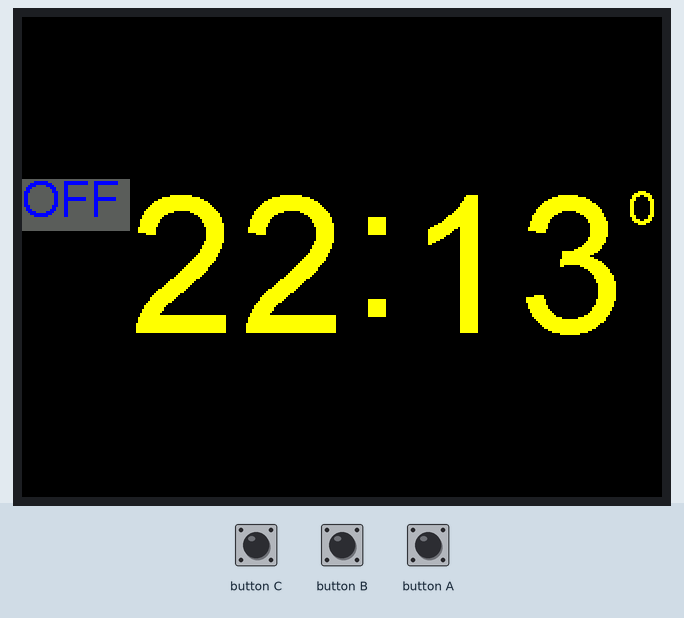
Recording of a sketch running on a simulated ESP32. Parts: 320×240 colour display. Inputs (shaded band) come from the test bench.

Above: at 0.3 s.
1.5 s: button C pressed for 0.15 s
At 2.9 s:
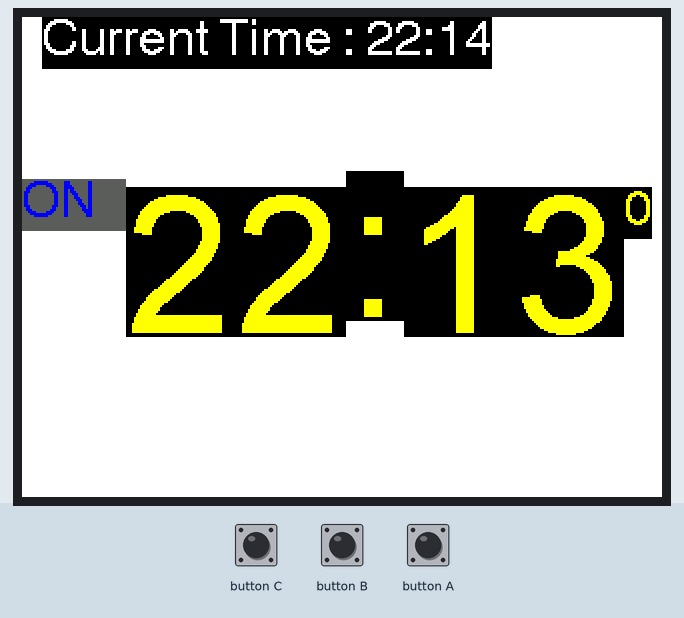
3.2 s: button B pressed for 0.15 s
At 4.3 s:
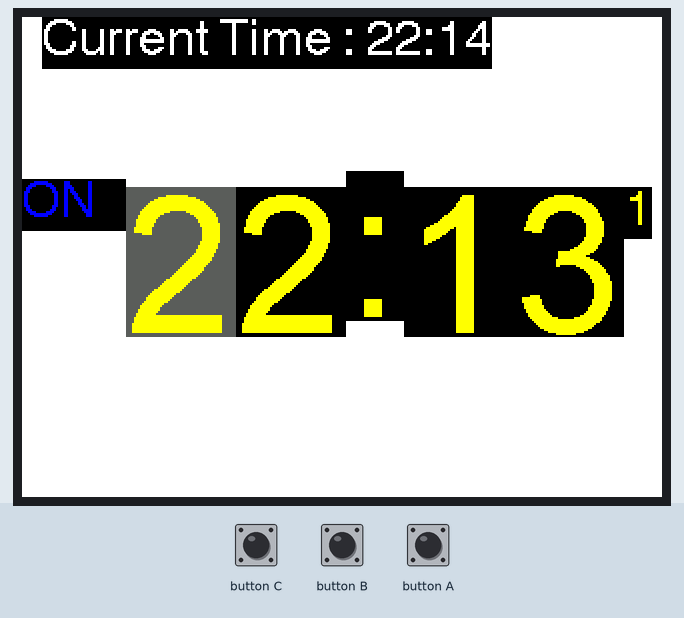
4.9 s: button C pressed for 1 s
At 6.9 s:
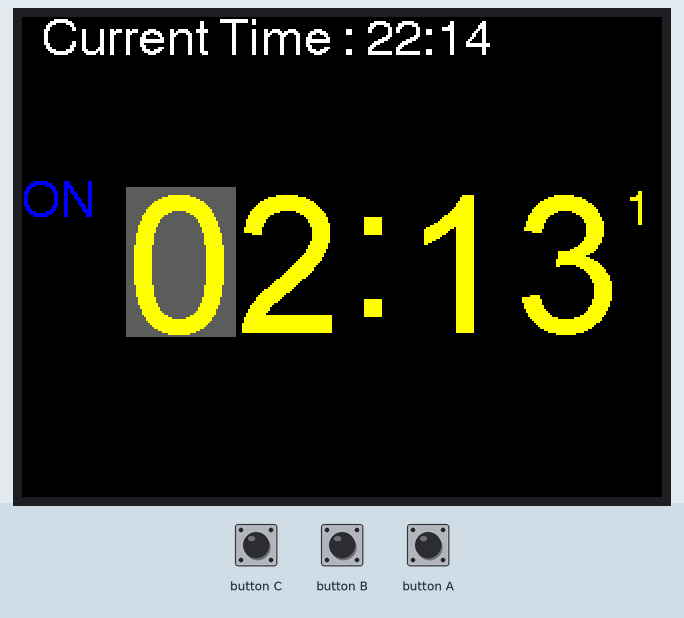
7.5 s: button A pressed for 0.15 s
At 8.7 s:
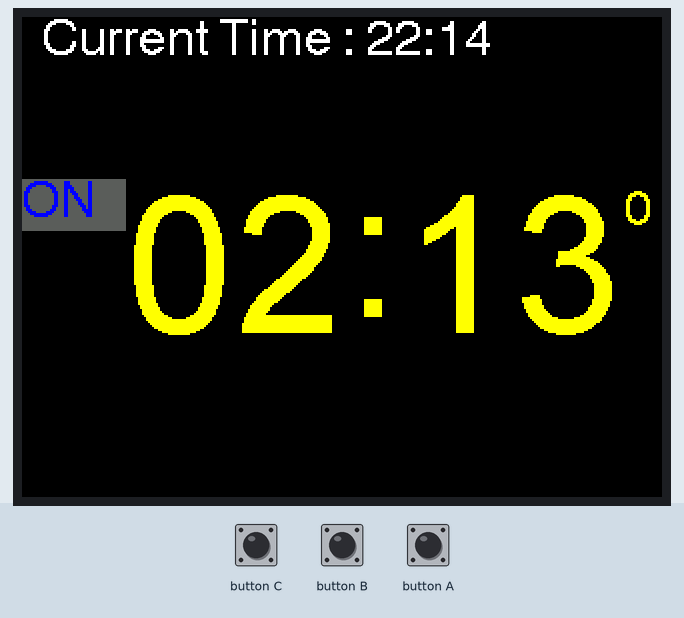
9.2 s: button A pressed for 1 s
At 10.6 s:
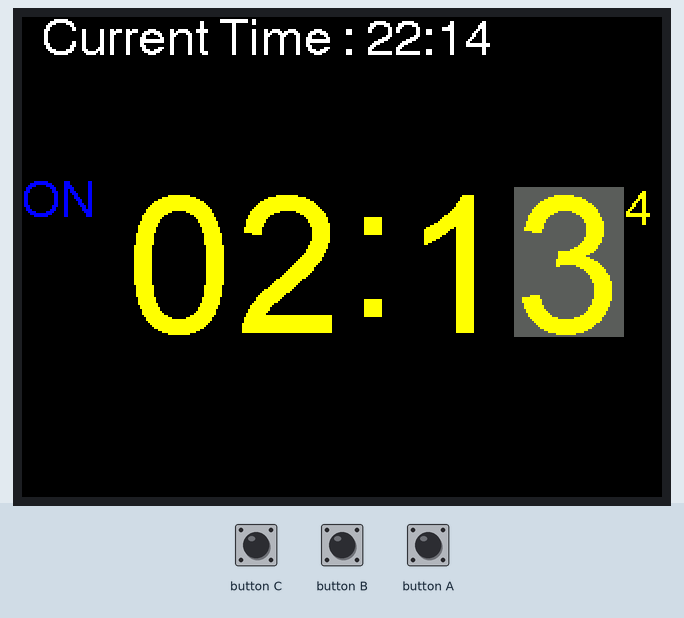
Timing chart, 0 to 12.2 s (numbered marks = the images above; inputs shaded):
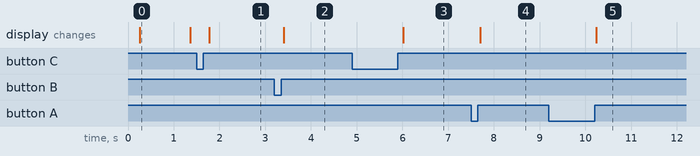

Measured:
- after the input at 1.5 s, the display: changes after 0.28 s (image 1)
- after the input at 3.2 s, the display: changes after 0.20 s (image 2)
- after the input at 4.9 s, the display: changes after 1.1 s (image 3)
- after the input at 7.5 s, the display: changes after 0.20 s (image 4)
- after the input at 9.2 s, the display: changes after 1.0 s (image 5)
- what the display in image 0 shows lasts 1.1 s, from 0.3 s to 1.4 s

The sketch:

alarm.ino
```cpp
/*
 An example digital clock using a TFT LCD screen to show the time.
 Demonstrates use of the font printing routines. (Time updates but date does not.)

 It uses the time of compile/upload to set the time
 For a more accurate clock, it would be better to use the RTClib library.
 But this is just a demo...

 Make sure all the display driver and pin comnenctions are correct by
 editting the User_Setup.h file in the TFT_eSPI library folder.

 #########################################################################
 ###### DON'T FORGET TO UPDATE THE User_Setup.h FILE IN THE LIBRARY ######
 #########################################################################

 Based on clock sketch by Gilchrist 6/2/2014 1.0

A few colour codes:

code	color
0x0000	Black
0xFFFF	White
0xBDF7	Light Gray
0x7BEF	Dark Gray
0xF800	Red
0xFFE0	Yellow
0xFBE0	Orange
0x79E0	Brown
0x7E0	Green
0x7FF	Cyan
0x1F	Blue
0xF81F	Pink

 */

#include <M5Stack.h>

#define TFT_GREY 0x5AEB

uint32_t targetTime = 0;                    // for next 1 second timeout

static uint8_t conv2d(const char* p); // Forward declaration needed for IDE 1.6.x
uint16_t getColor(uint8_t red, uint8_t green, uint8_t blue);

// __TIME__ may look like: 12h05m14s
uint8_t hh = conv2d(__TIME__), mm = conv2d(__TIME__ + 3), ss = conv2d(__TIME__ + 6); // Get H, M, S from compile time
uint8_t hh_ = hh, mm_ = mm;
bool timerflag = 0;
bool alarmON = 0;

byte omm = 99, oss = 99, omm_ = 99;
byte xcolon = 0, xsecs = 0;
unsigned int colour = 0;
int8_t flag = 0;


//--- functions ----//
bool timer_clock_diff();
void update_clock();
void show_clock();
void button_action();
void ibutton_action();
void show_timer();
int draw_timerchar(const uint8_t, const int , const int, const int, const int);
// -----------------//


//----- music ---------//
#define NOTE_B1 262
#define NOTE_Cdi 277
#define NOTE_D1 294
#define NOTE_Dd1 311
#define NOTE_E1 330
#define NOTE_F1 349
#define NOTE_Fd1 370
#define NOTE_G1 392
#define NOTE_Gd1 415
#define NOTE_A1 440
#define NOTE_Ad1 466
#define NOTE_H1 494
int music[] = { NOTE_E1, NOTE_E1, NOTE_E1, NOTE_E1, NOTE_E1, NOTE_E1, NOTE_E1, NOTE_G1, NOTE_Cdi, NOTE_D1, NOTE_E1, NOTE_F1, NOTE_F1, NOTE_F1, NOTE_F1, NOTE_F1, NOTE_E1, NOTE_E1, NOTE_E1, NOTE_D1, NOTE_D1, NOTE_E1, NOTE_D1, NOTE_G1};


//-------- main start ------------------//

void setup(void) {
    // init lcd, serial, not init sd card
    M5.begin(true, false, true);
    // M5.Lcd.setRotation(1);
    M5.Lcd.fillScreen(TFT_BLACK);

    M5.Lcd.setTextSize(1);
    M5.Lcd.setTextColor(TFT_YELLOW, TFT_BLACK);

    targetTime = millis() + 1000;
    flag = 0;
}

// main function
void loop() {

  if (targetTime < millis()) {
    // Set next update for 1 second later
    targetTime = millis() + 1000*60;

    update_clock();
    //show_clock(); //showing function in the timer_clock_diff()
    alarmON = timer_clock_diff();
    if(alarmON && timerflag){
        for(int i=0;i<22;i++){
            M5.Speaker.tone(music[i],500);
        }
        //M5.Speaker.mute();
    }
  }


   if (M5.BtnA.wasReleased()) {
    flag--;
    if(flag<0) flag=4;
  } else if (M5.BtnB.wasReleased()) {
    flag++;
    if(flag>4) flag=0;
  } else if (M5.BtnC.wasReleased()) {
    button_action(); // push to increase timer
    alarmON = timer_clock_diff();
  } else if (M5.BtnC.wasReleasefor(300)) {
    ibutton_action();// long hold to decrease timer
    alarmON = timer_clock_diff();
  }

    show_timer();
    M5.update();

}

//------------------------------------//

// Function to extract numbers from compile time string
static uint8_t conv2d(const char* p) {
  uint8_t v = 0;
  if ('0' <= *p && *p <= '9')
    v = *p - '0'; //convert number string to uint number value
  return 10 * v + *++p - '0';
}

bool timer_clock_diff(){
    int diff;
    diff = ((int)hh_*60+(int)mm_)-((int)hh*60+(int)mm);

    int diff_margin = 60; // start from one hour
    // lighting( changing background color )
    if(timerflag && diff < diff_margin && diff > -diff_margin){
        float diffrate = (float)abs(diff)/(float)diff_margin;
        uint8_t red = 255-255.0*diffrate;
        uint8_t green = 255-255.0*diffrate*diffrate*diffrate*diffrate;
        uint8_t blue = 255-125.0*diffrate*diffrate;
        M5.Lcd.fillScreen(getColor(red,green,blue));
    }else{
        M5.Lcd.fillScreen(getColor(0,0,0));
    }
    show_clock();
    if(diff==0) return 1;
    return 0;
}

uint16_t getColor(uint8_t red, uint8_t green, uint8_t blue){
  return ((red>>3)<<11) | ((green>>2)<<5) | (blue>>3);
}

void update_clock(){
    // Adjust the time values by adding 1 second
    omm = mm; // Save last minute time for display update
    mm++;              // Advance minute
    if (mm > 59) {   // Check for roll-over
    mm = 0;
    hh++;          // Advance hour
        if (hh > 23) { // Check for 24hr roll-over (could roll-over on 13)
            hh = 0;      // 0 for 24 hour clock, set to 1 for 12 hour clock
        }
    }
}

void show_clock(){
    // Update digital time
    int xpos = 10;
    int ypos = 0; // Top left corner ot clock text, about half way down
    int txtsize = 4;
    // White
    M5.Lcd.setTextColor(TFT_WHITE, TFT_BLACK);
    xpos += M5.Lcd.drawString("Current Time : ",xpos,ypos,txtsize);
    //omm = mm;
    // Draw hours and minutes
    if (hh < 10) xpos += M5.Lcd.drawChar('0', xpos, ypos, txtsize); // Add hours leading zero for 24 hr clock
    xpos += M5.Lcd.drawNumber(hh, xpos, ypos, txtsize);             // Draw hours
    //xcolon = xpos; // Save colon coord for later to flash on/off later
    xpos += M5.Lcd.drawChar(':', xpos, ypos, txtsize);
    if (mm < 10) xpos += M5.Lcd.drawChar('0', xpos, ypos, txtsize); // Add minutes leading zero
    xpos += M5.Lcd.drawNumber(mm, xpos, ypos, txtsize);             // Draw minutes

    //Back to yellow
    M5.Lcd.setTextColor(TFT_YELLOW, TFT_BLACK);

}

void show_timer(){
    // Update digital time
    int xpos = 0;
    int ypos = 85; // Top left corner ot clock text, about half way down
    int xbarpos = 0;

    //show if timer is on or off
    if(flag==0){
        if(timerflag){
            M5.Lcd.setTextColor(TFT_BLUE, TFT_GREY);
            xpos += M5.Lcd.drawString("ON   ", xpos, ypos - 4, 4);
        }else{
            M5.Lcd.setTextColor(TFT_BLUE, TFT_GREY);
            xpos += M5.Lcd.drawString("OFF ", xpos, ypos - 4, 4);
        }
    }else{
        if(timerflag){
            M5.Lcd.setTextColor(TFT_BLUE, TFT_BLACK);
            xpos += M5.Lcd.drawString("ON   ", xpos, ypos - 4, 4);
        }else{
            M5.Lcd.setTextColor(TFT_BLUE, TFT_BLACK);
            xpos += M5.Lcd.drawString("OFF ", xpos, ypos - 4, 4);
        }
    }
    M5.Lcd.setTextColor(TFT_YELLOW, TFT_BLACK);
    // Draw hours and minutes
    xpos += draw_timerchar(hh_/10, xpos, ypos, 8, 1);
    xpos += draw_timerchar(hh_%10, xpos, ypos, 8, 2);
    xpos += M5.Lcd.drawChar(':', xpos, ypos - 8, 8);
    xpos += draw_timerchar(mm_/10, xpos, ypos, 8, 3);
    xpos += draw_timerchar(mm_%10, xpos, ypos, 8, 4);
    xpos += M5.Lcd.drawNumber(flag, xpos, ypos, 4);
}

// set background color to grey if flag is correspond to that place
int draw_timerchar(const uint8_t input, const int xpos, const int ypos, const int txtsize, const int position){
    int xposout = 0;
    if(flag==position) M5.Lcd.setTextColor(TFT_YELLOW, TFT_GREY);
    xposout = M5.Lcd.drawNumber(input, xpos, ypos, txtsize);
    M5.Lcd.setTextColor(TFT_YELLOW, TFT_BLACK);
    return xposout;
}

void button_action(){
    if(flag==0){
        timerflag = !timerflag;
    }else if(flag==1){
        hh_ += 10;
        if(hh_ > 30) hh_ -= 30;
        if(hh_ > 23) hh_ -= 20;
    }else if(flag==2){
        hh_ += 1;
        if(hh_%10 == 0) hh_ -= 10;
        if(hh_ > 23) hh_ -= 4;
    }else if(flag==3){
        mm_ += 10;
        if(mm_ > 59) mm_ -= 60;
    }else if(flag==4){
        mm_ += 1;
        if(mm_%10 ==0) mm_ -= 10;
    }
}

void ibutton_action(){
    if(flag==0){
        timerflag = !timerflag;
    }else if(flag==1){
        if(hh_ > 9){ hh_ -= 10;}
        else{hh_ = 23; }
    }else if(flag==2){
        if(hh_%10 == 0){hh_ += 9;}
        else{hh_ -= 1;}
    }else if(flag==3){
        if(mm_ < 10){mm_ += 50;}
        else{mm_-= 10; }
    }else if(flag==4){
        if(mm_%10 ==0) {mm_ += 9;}
        else{mm_-=1;}
    }
}

/*

void writeDMX(int x){
      pinMode(Tx,OUTPUT);
        digitalWrite(Tx,0);//Break as LOW
        delayMicroseconds(88);
        digitalWrite(Tx,1);//MAB as HIGH
        delayMicroseconds(8);
        Serial.begin(250000,SERIAL_8N2);
        Serial.write(0x0);//Start Code as 0
        Serial.write(x);//Ch1 Data
        Serial.end( );
 }

*/
```
